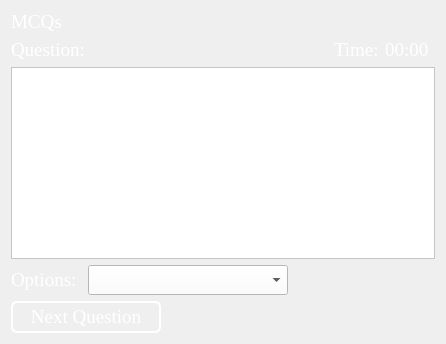
      <widget class="QWidget" name="page_11">
       <layout class="QGridLayout" name="gridLayout_13">
        <item row="2" column="3">
         <layout class="QHBoxLayout" name="horizontalLayout_5">
          <item>
           <widget class="QLabel" name="label_37">
            <property name="sizePolicy">
             <sizepolicy hsizetype="Fixed" vsizetype="Preferred">
              <horstretch>0</horstretch>
              <verstretch>0</verstretch>
             </sizepolicy>
            </property>
            <property name="font">
             <font>
              <family>Times New Roman</family>
              <pointsize>14</pointsize>
             </font>
            </property>
            <property name="styleSheet">
             <string notr="true">color: rgb(255, 255, 255);</string>
            </property>
            <property name="text">
             <string>Time:</string>
            </property>
           </widget>
          </item>
          <item>
           <widget class="QLabel" name="label_38">
            <property name="font">
             <font>
              <family>Times New Roman</family>
              <pointsize>14</pointsize>
             </font>
            </property>
            <property name="styleSheet">
             <string notr="true">color: rgb(255, 255, 255);</string>
            </property>
            <property name="text">
             <string>00:00</string>
            </property>
           </widget>
          </item>
         </layout>
        </item>
        <item row="2" column="1">
         <widget class="QLabel" name="label_39">
          <property name="sizePolicy">
           <sizepolicy hsizetype="Preferred" vsizetype="Fixed">
            <horstretch>0</horstretch>
            <verstretch>0</verstretch>
           </sizepolicy>
          </property>
          <property name="font">
           <font>
            <family>Times New Roman</family>
            <pointsize>14</pointsize>
           </font>
          </property>
          <property name="styleSheet">
           <string notr="true">color: rgb(255, 255, 255);</string>
          </property>
          <property name="text">
           <string>Question: </string>
          </property>
         </widget>
        </item>
        <item row="7" column="1">
         <widget class="QPushButton" name="pushButton_20">
          <property name="sizePolicy">
           <sizepolicy hsizetype="Minimum" vsizetype="Fixed">
            <horstretch>0</horstretch>
            <verstretch>0</verstretch>
           </sizepolicy>
          </property>
          <property name="minimumSize">
           <size>
            <width>150</width>
            <height>0</height>
           </size>
          </property>
          <property name="font">
           <font>
            <family>Times New Roman</family>
            <pointsize>14</pointsize>
           </font>
          </property>
          <property name="styleSheet">
           <string notr="true">QPushButton{
background:none;
 border:2px solid #ffffff;
 border-radius:6px;
 color:#ffffff;
 padding-top:3px;
 padding-bottom:3px;
max-width:110px;
}
     QPushButton:hover{
	color: rgb(255, 255, 255);
	border-color: rgb(195, 206, 224);
}</string>
          </property>
          <property name="text">
           <string>Next Question</string>
          </property>
         </widget>
        </item>
        <item row="1" column="1">
         <widget class="QLabel" name="label_36">
          <property name="sizePolicy">
           <sizepolicy hsizetype="Preferred" vsizetype="Fixed">
            <horstretch>0</horstretch>
            <verstretch>0</verstretch>
           </sizepolicy>
          </property>
          <property name="font">
           <font>
            <family>Times New Roman</family>
            <pointsize>14</pointsize>
           </font>
          </property>
          <property name="styleSheet">
           <string notr="true">color: rgb(255, 255, 255);</string>
          </property>
          <property name="text">
           <string>MCQs</string>
          </property>
         </widget>
        </item>
        <item row="4" column="1" colspan="4">
         <widget class="QTextEdit" name="textEdit_5">
          <property name="enabled">
           <bool>false</bool>
          </property>
          <property name="font">
           <font>
            <family>Times New Roman</family>
            <pointsize>18</pointsize>
           </font>
          </property>
          <property name="styleSheet">
           <string notr="true">background:rgb(255, 255, 255)</string>
          </property>
          <property name="html">
           <string>&lt;!DOCTYPE HTML PUBLIC &quot;-//W3C//DTD HTML 4.0//EN&quot; &quot;http://www.w3.org/TR/REC-html40/strict.dtd&quot;&gt;
&lt;html&gt;&lt;head&gt;&lt;meta name=&quot;qrichtext&quot; content=&quot;1&quot; /&gt;&lt;style type=&quot;text/css&quot;&gt;
p, li { white-space: pre-wrap; }
&lt;/style&gt;&lt;/head&gt;&lt;body style=&quot; font-family:'Times New Roman'; font-size:18pt; font-weight:400; font-style:normal;&quot;&gt;
&lt;p style=&quot;-qt-paragraph-type:empty; margin-top:0px; margin-bottom:0px; margin-left:0px; margin-right:0px; -qt-block-indent:0; text-indent:0px;&quot;&gt;&lt;br /&gt;&lt;/p&gt;&lt;/body&gt;&lt;/html&gt;</string>
          </property>
         </widget>
        </item>
        <item row="2" column="2">
         <spacer name="horizontalSpacer_10">
          <property name="orientation">
           <enum>Qt::Horizontal</enum>
          </property>
          <property name="sizeHint" stdset="0">
           <size>
            <width>40</width>
            <height>20</height>
           </size>
          </property>
         </spacer>
        </item>
        <item row="5" column="1" colspan="2">
         <layout class="QHBoxLayout" name="horizontalLayout_6">
          <item>
           <widget class="QLabel" name="label_35">
            <property name="font">
             <font>
              <family>Times New Roman</family>
              <pointsize>14</pointsize>
             </font>
            </property>
            <property name="styleSheet">
             <string notr="true">color: rgb(255, 255, 255);</string>
            </property>
            <property name="text">
             <string>Options: </string>
            </property>
           </widget>
          </item>
          <item>
           <widget class="QComboBox" name="comboBox_2">
            <property name="minimumSize">
             <size>
              <width>200</width>
              <height>0</height>
             </size>
            </property>
            <property name="font">
             <font>
              <family>Times New Roman</family>
              <pointsize>14</pointsize>
             </font>
            </property>
            <property name="styleSheet">
             <string notr="true">background-color: rgb(255, 255, 255);</string>
            </property>
           </widget>
          </item>
          <item>
           <spacer name="horizontalSpacer_11">
            <property name="orientation">
             <enum>Qt::Horizontal</enum>
            </property>
            <property name="sizeHint" stdset="0">
             <size>
              <width>40</width>
              <height>20</height>
             </size>
            </property>
           </spacer>
          </item>
         </layout>
        </item>
       </layout>
      </widget>
